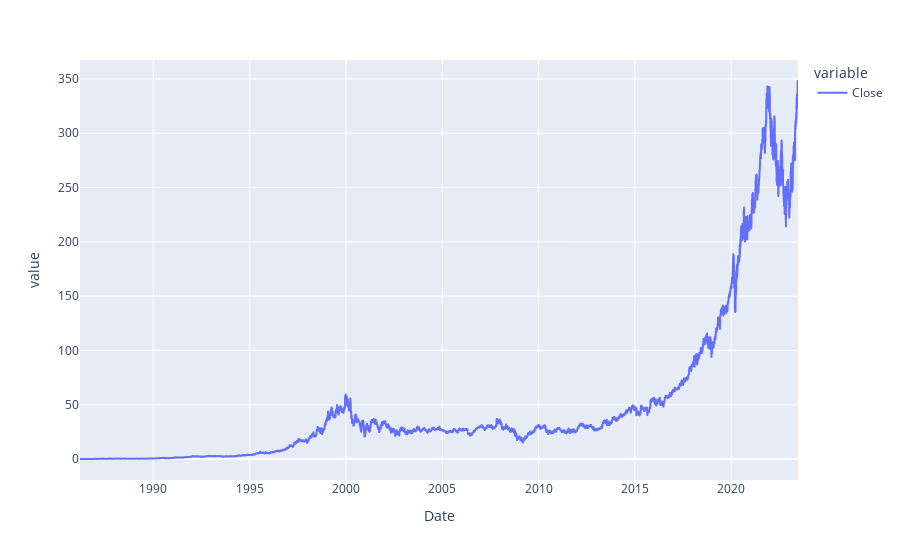

The notebook cell saved with this chart:
### Code cell
closeData.plot()

### Figure 1 — Plotly figure (JSON) as saved in the notebook; plotly's stock layout.template omitted (floating-point values rounded to 4 significant figures; data arrays with more than 128 entries replaced by an {"elided": "..."} marker saying what was removed)
{"data": [{"hovertemplate": "variable=Close<br>Date=%{x}<br>value=%{y}<extra></extra>", "legendgroup": "Close", "line": {"color": "#636efa", "dash": "solid"}, "marker": {"symbol": "circle"}, "mode": "lines", "name": "Close", "showlegend": true, "type": "scattergl", "x": {"elided": "9394 str values"}, "xaxis": "x", "y": {"elided": "9394 float values"}, "yaxis": "y"}], "layout": {"legend": {"title": {"text": "variable"}, "tracegroupgap": 0}, "margin": {"t": 60}, "xaxis": {"anchor": "y", "domain": [0, 1], "title": {"text": "Date"}}, "yaxis": {"anchor": "x", "domain": [0, 1], "title": {"text": "value"}}}}
